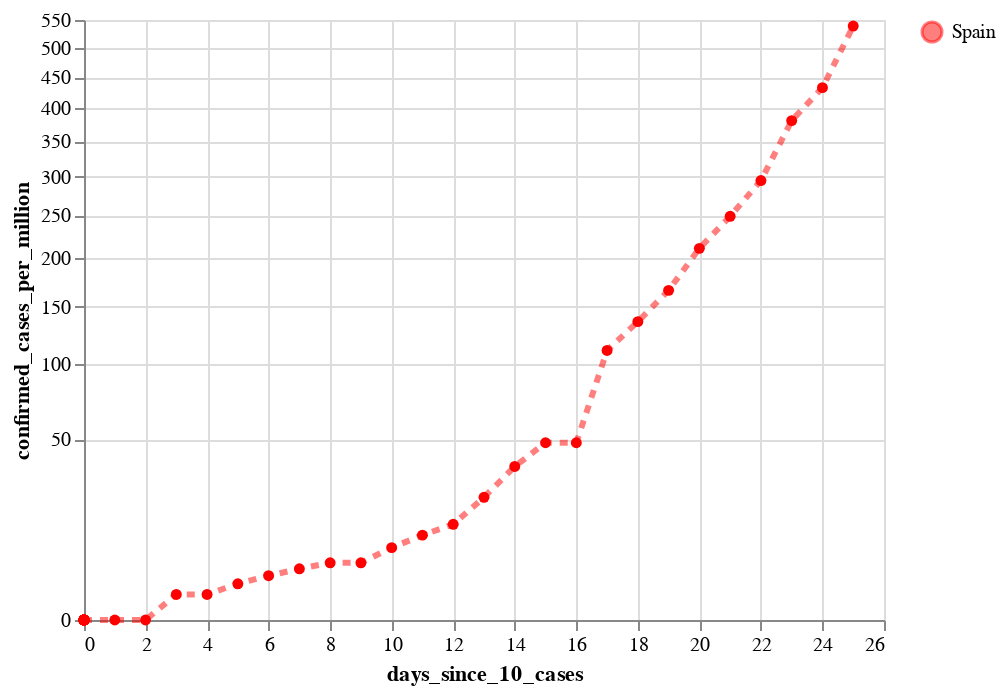

The notebook cell saved with this chart:
### Code cell
#hide

cases_per_million_es_plot = alt.Chart(source_es).mark_line(
    color='red',
    opacity=0.5,
    strokeDash=[4,4],
    strokeWidth=3,
    point=True
).encode(
    x='days_since_10_cases:Q',
#     y='confirmed_cases:Q',
    y=alt.Y('confirmed_cases_per_million:Q', scale=alt.Scale(type='sqrt')),
#     size='new_cases:Q',
    tooltip=['country', 'date:T', 'confirmed_cases:Q', 'confirmed_cases_per_million:Q', 'new_cases', 'deaths'],
    color=alt.Color('country', scale=alt.Scale(range=['red'], domain=['Spain']), title="")
)

cases_per_million_es_plot

### Figure 1 — Vega-Lite specification as saved in the notebook (floating-point values rounded to 4 significant figures)
{"config": {"view": {"continuousWidth": 400, "continuousHeight": 300}}, "data": {"name": "data-1e47dafa713025491d85caa9f6a43809"}, "mark": {"type": "line", "color": "red", "opacity": 0.5, "point": true, "strokeDash": [4, 4], "strokeWidth": 3}, "encoding": {"color": {"type": "nominal", "field": "country", "scale": {"domain": ["Spain"], "range": ["red"]}, "title": ""}, "tooltip": [{"type": "nominal", "field": "country"}, {"type": "temporal", "field": "date"}, {"type": "quantitative", "field": "confirmed_cases"}, {"type": "quantitative", "field": "confirmed_cases_per_million"}, {"type": "quantitative", "field": "new_cases"}, {"type": "quantitative", "field": "deaths"}], "x": {"type": "quantitative", "field": "days_since_10_cases"}, "y": {"type": "quantitative", "field": "confirmed_cases_per_million", "scale": {"type": "sqrt"}}}, "$schema": "https://vega.github.io/schema/vega-lite/v4.0.2.json", "datasets": {"data-1e47dafa713025491d85caa9f6a43809": [{"country": "Spain", "date": "2020-01-22", "days_since_10_cases": 0, "confirmed_cases": 0, "confirmed_cases_per_million": 0.0, "new_cases": 0, "deaths": 0}, {"country": "Spain", "date": "2020-01-23", "days_since_10_cases": 0, "confirmed_cases": 0, "confirmed_cases_per_million": 0.0, "new_cases": 0, "deaths": 0}, {"country": "Spain", "date": "2020-01-24", "days_since_10_cases": 0, "confirmed_cases": 0, "confirmed_cases_per_million": 0.0, "new_cases": 0, "deaths": 0}, {"country": "Spain", "date": "2020-01-25", "days_since_10_cases": 0, "confirmed_cases": 0, "confirmed_cases_per_million": 0.0, "new_cases": 0, "deaths": 0}, {"country": "Spain", "date": "2020-01-26", "days_since_10_cases": 0, "confirmed_cases": 0, "confirmed_cases_per_million": 0.0, "new_cases": 0, "deaths": 0}, {"country": "Spain", "date": "2020-01-27", "days_since_10_cases": 0, "confirmed_cases": 0, "confirmed_cases_per_million": 0.0, "new_cases": 0, "deaths": 0}, {"country": "Spain", "date": "2020-01-28", "days_since_10_cases": 0, "confirmed_cases": 0, "confirmed_cases_per_million": 0.0, "new_cases": 0, "deaths": 0}, {"country": "Spain", "date": "2020-01-29", "days_since_10_cases": 0, "confirmed_cases": 0, "confirmed_cases_per_million": 0.0, "new_cases": 0, "deaths": 0}, {"country": "Spain", "date": "2020-01-30", "days_since_10_cases": 0, "confirmed_cases": 0, "confirmed_cases_per_million": 0.0, "new_cases": 0, "deaths": 0}, {"country": "Spain", "date": "2020-01-31", "days_since_10_cases": 0, "confirmed_cases": 0, "confirmed_cases_per_million": 0.0, "new_cases": 0, "deaths": 0}, {"country": "Spain", "date": "2020-02-01", "days_since_10_cases": 0, "confirmed_cases": 1, "confirmed_cases_per_million": 0.0, "new_cases": 1, "deaths": 0}, {"country": "Spain", "date": "2020-02-02", "days_since_10_cases": 0, "confirmed_cases": 1, "confirmed_cases_per_million": 0.0, "new_cases": 0, "deaths": 0}, {"country": "Spain", "date": "2020-02-03", "days_since_10_cases": 0, "confirmed_cases": 1, "confirmed_cases_per_million": 0.0, "new_cases": 0, "deaths": 0}, {"country": "Spain", "date": "2020-02-04", "days_since_10_cases": 0, "confirmed_cases": 1, "confirmed_cases_per_million": 0.0, "new_cases": 0, "deaths": 0}, {"country": "Spain", "date": "2020-02-05", "days_since_10_cases": 0, "confirmed_cases": 1, "confirmed_cases_per_million": 0.0, "new_cases": 0, "deaths": 0}, {"country": "Spain", "date": "2020-02-06", "days_since_10_cases": 0, "confirmed_cases": 1, "confirmed_cases_per_million": 0.0, "new_cases": 0, "deaths": 0}, {"country": "Spain", "date": "2020-02-07", "days_since_10_cases": 0, "confirmed_cases": 1, "confirmed_cases_per_million": 0.0, "new_cases": 0, "deaths": 0}, {"country": "Spain", "date": "2020-02-08", "days_since_10_cases": 0, "confirmed_cases": 1, "confirmed_cases_per_million": 0.0, "new_cases": 0, "deaths": 0}, {"country": "Spain", "date": "2020-02-09", "days_since_10_cases": 0, "confirmed_cases": 2, "confirmed_cases_per_million": 0.0, "new_cases": 1, "deaths": 0}, {"country": "Spain", "date": "2020-02-10", "days_since_10_cases": 0, "confirmed_cases": 2, "confirmed_cases_per_million": 0.0, "new_cases": 0, "deaths": 0}, {"country": "Spain", "date": "2020-02-11", "days_since_10_cases": 0, "confirmed_cases": 2, "confirmed_cases_per_million": 0.0, "new_cases": 0, "deaths": 0}, {"country": "Spain", "date": "2020-02-12", "days_since_10_cases": 0, "confirmed_cases": 2, "confirmed_cases_per_million": 0.0, "new_cases": 0, "deaths": 0}, {"country": "Spain", "date": "2020-02-13", "days_since_10_cases": 0, "confirmed_cases": 2, "confirmed_cases_per_million": 0.0, "new_cases": 0, "deaths": 0}, {"country": "Spain", "date": "2020-02-14", "days_since_10_cases": 0, "confirmed_cases": 2, "confirmed_cases_per_million": 0.0, "new_cases": 0, "deaths": 0}, {"country": "Spain", "date": "2020-02-15", "days_since_10_cases": 0, "confirmed_cases": 2, "confirmed_cases_per_million": 0.0, "new_cases": 0, "deaths": 0}, {"country": "Spain", "date": "2020-02-16", "days_since_10_cases": 0, "confirmed_cases": 2, "confirmed_cases_per_million": 0.0, "new_cases": 0, "deaths": 0}, {"country": "Spain", "date": "2020-02-17", "days_since_10_cases": 0, "confirmed_cases": 2, "confirmed_cases_per_million": 0.0, "new_cases": 0, "deaths": 0}, {"country": "Spain", "date": "2020-02-18", "days_since_10_cases": 0, "confirmed_cases": 2, "confirmed_cases_per_million": 0.0, "new_cases": 0, "deaths": 0}, {"country": "Spain", "date": "2020-02-19", "days_since_10_cases": 0, "confirmed_cases": 2, "confirmed_cases_per_million": 0.0, "new_cases": 0, "deaths": 0}, {"country": "Spain", "date": "2020-02-20", "days_since_10_cases": 0, "confirmed_cases": 2, "confirmed_cases_per_million": 0.0, "new_cases": 0, "deaths": 0}, {"country": "Spain", "date": "2020-02-21", "days_since_10_cases": 0, "confirmed_cases": 2, "confirmed_cases_per_million": 0.0, "new_cases": 0, "deaths": 0}, {"country": "Spain", "date": "2020-02-22", "days_since_10_cases": 0, "confirmed_cases": 2, "confirmed_cases_per_million": 0.0, "new_cases": 0, "deaths": 0}, {"country": "Spain", "date": "2020-02-23", "days_since_10_cases": 0, "confirmed_cases": 2, "confirmed_cases_per_million": 0.0, "new_cases": 0, "deaths": 0}, {"country": "Spain", "date": "2020-02-24", "days_since_10_cases": 0, "confirmed_cases": 2, "confirmed_cases_per_million": 0.0, "new_cases": 0, "deaths": 0}, {"country": "Spain", "date": "2020-02-25", "days_since_10_cases": 0, "confirmed_cases": 6, "confirmed_cases_per_million": 0.0, "new_cases": 4, "deaths": 0}, {"country": "Spain", "date": "2020-02-26", "days_since_10_cases": 1, "confirmed_cases": 13, "confirmed_cases_per_million": 0.0, "new_cases": 7, "deaths": 0}, {"country": "Spain", "date": "2020-02-27", "days_since_10_cases": 2, "confirmed_cases": 15, "confirmed_cases_per_million": 0.0, "new_cases": 2, "deaths": 0}, {"country": "Spain", "date": "2020-02-28", "days_since_10_cases": 3, "confirmed_cases": 32, "confirmed_cases_per_million": 1.0, "new_cases": 17, "deaths": 0}, {"country": "Spain", "date": "2020-02-29", "days_since_10_cases": 4, "confirmed_cases": 45, "confirmed_cases_per_million": 1.0, "new_cases": 13, "deaths": 0}, {"country": "Spain", "date": "2020-03-01", "days_since_10_cases": 5, "confirmed_cases": 84, "confirmed_cases_per_million": 2.0, "new_cases": 39, "deaths": 0}, {"country": "Spain", "date": "2020-03-02", "days_since_10_cases": 6, "confirmed_cases": 120, "confirmed_cases_per_million": 3.0, "new_cases": 36, "deaths": 0}, {"country": "Spain", "date": "2020-03-03", "days_since_10_cases": 7, "confirmed_cases": 165, "confirmed_cases_per_million": 4.0, "new_cases": 45, "deaths": 1}, {"country": "Spain", "date": "2020-03-04", "days_since_10_cases": 8, "confirmed_cases": 222, "confirmed_cases_per_million": 5.0, "new_cases": 57, "deaths": 2}, {"country": "Spain", "date": "2020-03-05", "days_since_10_cases": 9, "confirmed_cases": 259, "confirmed_cases_per_million": 5.0, "new_cases": 37, "deaths": 3}, {"country": "Spain", "date": "2020-03-06", "days_since_10_cases": 10, "confirmed_cases": 400, "confirmed_cases_per_million": 8.0, "new_cases": 141, "deaths": 5}, {"country": "Spain", "date": "2020-03-07", "days_since_10_cases": 11, "confirmed_cases": 500, "confirmed_cases_per_million": 11.0, "new_cases": 100, "deaths": 10}, {"country": "Spain", "date": "2020-03-08", "days_since_10_cases": 12, "confirmed_cases": 673, "confirmed_cases_per_million": 14.0, "new_cases": 173, "deaths": 17}, {"country": "Spain", "date": "2020-03-09", "days_since_10_cases": 13, "confirmed_cases": 1073, "confirmed_cases_per_million": 23.0, "new_cases": 400, "deaths": 28}, {"country": "Spain", "date": "2020-03-10", "days_since_10_cases": 14, "confirmed_cases": 1695, "confirmed_cases_per_million": 36.0, "new_cases": 622, "deaths": 35}, {"country": "Spain", "date": "2020-03-11", "days_since_10_cases": 15, "confirmed_cases": 2277, "confirmed_cases_per_million": 48.0, "new_cases": 582, "deaths": 54}, {"country": "Spain", "date": "2020-03-12", "days_since_10_cases": 16, "confirmed_cases": 2277, "confirmed_cases_per_million": 48.0, "new_cases": 0, "deaths": 55}, {"country": "Spain", "date": "2020-03-13", "days_since_10_cases": 17, "confirmed_cases": 5232, "confirmed_cases_per_million": 111.0, "new_cases": 2955, "deaths": 133}, {"country": "Spain", "date": "2020-03-14", "days_since_10_cases": 18, "confirmed_cases": 6391, "confirmed_cases_per_million": 136.0, "new_cases": 1159, "deaths": 195}, {"country": "Spain", "date": "2020-03-15", "days_since_10_cases": 19, "confirmed_cases": 7798, "confirmed_cases_per_million": 166.0, "new_cases": 1407, "deaths": 289}, {"country": "Spain", "date": "2020-03-16", "days_since_10_cases": 20, "confirmed_cases": 9942, "confirmed_cases_per_million": 211.0, "new_cases": 2144, "deaths": 342}, {"country": "Spain", "date": "2020-03-17", "days_since_10_cases": 21, "confirmed_cases": 11748, "confirmed_cases_per_million": 249.0, "new_cases": 1806, "deaths": 533}, {"country": "Spain", "date": "2020-03-18", "days_since_10_cases": 22, "confirmed_cases": 13910, "confirmed_cases_per_million": 295.0, "new_cases": 2162, "deaths": 623}, {"country": "Spain", "date": "2020-03-19", "days_since_10_cases": 23, "confirmed_cases": 17963, "confirmed_cases_per_million": 381.0, "new_cases": 4053, "deaths": 830}, {"country": "Spain", "date": "2020-03-20", "days_since_10_cases": 24, "confirmed_cases": 20410, "confirmed_cases_per_million": 433.0, "new_cases": 2447, "deaths": 1043}, {"country": "Spain", "date": "2020-03-21", "days_since_10_cases": 25, "confirmed_cases": 25374, "confirmed_cases_per_million": 539.0, "new_cases": 4964, "deaths": 1375}]}}
